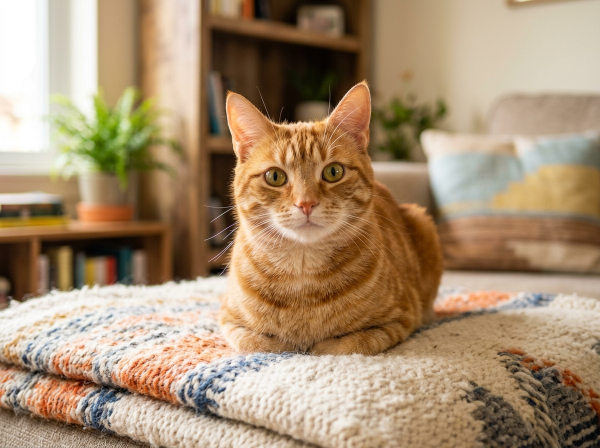
#> input picture assets/cat_1.jpg, 1200 x 896 px (shown at 1/2 size)
$ python concatenacao_imagens.py
#> lines starting #> are read from the running program, lines starting #| are printed output that depends on the picture; after the words box and inside, x2 and y2 are one past the last pixel; in counts of white or black regions, pixels touching at a corner belong together
#!/usr/bin/env python3
# -*- coding: utf-8 -*-
"""
FATEC - Faculdade de Tecnologia
Disciplina: Visão Computacional
Projeto: Concatenação de Imagens com OpenCV e NumPy

Este programa demonstra como manipular e unir duas imagens utilizando técnicas
de redimensionamento com preservação de aspecto (aspect ratio) e concatenação de matrizes:
  1. Concatenação Horizontal (cv2.hconcat) -> Requer que as alturas sejam iguais.
  2. Concatenação Vertical (cv2.vconcat)   -> Requer que as larguras sejam iguais.
"""

import os
import sys
import argparse
from typing import Tuple, Optional
import cv2
import numpy as np

# Configurações padrão
CAMINHO_PADRAO_IMG1 = "assets/cat_1.jpg"
CAMINHO_PADRAO_IMG2 = "assets/cat_2.jpg"
CAMINHO_SAIDA_PADRAO = "assets/resultado_concatenado.jpg"
NOME_JANELA = "Visao Computacional - Concatenacao de Imagens (FATEC-FV)"


def carregar_imagem(caminho: str) -> Optional[np.ndarray]:
    """
    Carrega uma imagem a partir do caminho de arquivo informado.

    Args:
        caminho: Caminho relativo ou absoluto do arquivo de imagem.

    Returns:
        np.ndarray da imagem em formato BGR ou None caso o carregamento falhe.
    """
    if not os.path.exists(caminho):
        print(f"[AVISO] Arquivo não encontrado: '{caminho}'")
        return None

    imagem = cv2.imread(caminho)
    if imagem is None:
        print(f"[ERRO] Não foi possível decodificar o arquivo de imagem: '{caminho}'")
    return imagem


def criar_imagens_demonstracao() -> Tuple[np.ndarray, np.ndarray]:
    """
    Gera duas imagens sintéticas coloridas de demonstração caso nenhum arquivo
    seja encontrado em disco. Útil para testes automatizados e fallback.

    Returns:
        Tupla com (img1, img2) em matrizes NumPy uint8.
    """
    print("[INFO] Gerando imagens sintéticas de demonstração...")

    # Imagem 1: (altura=400, largura=600), com gradiente azul/verde e formas
    img1 = np.zeros((400, 600, 3), dtype=np.uint8)
    for y in range(400):
        for x in range(600):
            img1[y, x] = [int(255 * (x / 600)), int(200 * (y / 400)), 80]
    cv2.putText(img1, "Imagem 1 (400x600)", (40, 200),
                cv2.FONT_HERSHEY_SIMPLEX, 1.0, (255, 255, 255), 2, cv2.LINE_AA)
    cv2.circle(img1, (480, 200), 50, (0, 255, 255), -1)

    # Imagem 2: (altura=500, largura=500), com gradiente vermelho/roxo e formas
    img2 = np.zeros((500, 500, 3), dtype=np.uint8)
    for y in range(500):
        for x in range(500):
            img2[y, x] = [80, int(150 * (1 - y / 500)), int(255 * (x / 500))]
    cv2.putText(img2, "Imagem 2 (500x500)", (30, 250),
                cv2.FONT_HERSHEY_SIMPLEX, 1.0, (255, 255, 255), 2, cv2.LINE_AA)
    cv2.rectangle(img2, (320, 180), (450, 310), (0, 200, 255), -1)

    return img1, img2


def redimensionar_para_mesma_altura(imagem: np.ndarray, altura_alvo: int) -> np.ndarray:
    """
    Redimensiona uma imagem para que ela possua a altura especificada,
    preservando rigorosamente a sua proporção de aspecto (aspect ratio).

    Fórmula:
        fator_escala = altura_alvo / altura_original
        nova_largura = round(largura_original * fator_escala)

    Args:
        imagem: Matriz NumPy da imagem de entrada.
        altura_alvo: Nova altura desejada em pixels.

    Returns:
        Imagem redimensionada com altura igual a altura_alvo.
    """
    altura_orig, largura_orig = imagem.shape[:2]
    if altura_orig == altura_alvo:
        return imagem.copy()

    fator = altura_alvo / float(altura_orig)
    nova_largura = max(1, int(round(largura_orig * fator)))
    return cv2.resize(imagem, (nova_largura, altura_alvo), interpolation=cv2.INTER_AREA if fator < 1.0 else cv2.INTER_LINEAR)


def redimensionar_para_mesma_largura(imagem: np.ndarray, largura_alvo: int) -> np.ndarray:
    """
    Redimensiona uma imagem para que ela possua a largura especificada,
    preservando rigorosamente a sua proporção de aspecto (aspect ratio).

    Fórmula:
        fator_escala = largura_alvo / largura_original
        nova_altura  = round(altura_original * fator_escala)

    Args:
        imagem: Matriz NumPy da imagem de entrada.
        largura_alvo: Nova largura desejada em pixels.

    Returns:
        Imagem redimensionada com largura igual a largura_alvo.
    """
    altura_orig, largura_orig = imagem.shape[:2]
    if largura_orig == largura_alvo:
        return imagem.copy()

    fator = largura_alvo / float(largura_orig)
    nova_altura = max(1, int(round(altura_orig * fator)))
    return cv2.resize(imagem, (largura_alvo, nova_altura), interpolation=cv2.INTER_AREA if fator < 1.0 else cv2.INTER_LINEAR)


def concatenar_horizontal(imagem1: np.ndarray, imagem2: np.ndarray) -> np.ndarray:
    """
    Realiza a concatenação horizontal de duas imagens.
    Para concatenar lado a lado, ambas as matrizes precisam ter a mesma altura (número de linhas).
    A primeira imagem é redimensionada proporcionalmente para a altura da segunda imagem.

    Args:
        imagem1: Primeira imagem (lado esquerdo).
        imagem2: Segunda imagem (lado direito - referência de altura).

    Returns:
        Matriz concatenada com shape (altura2, nova_largura1 + largura2, canais).
    """
    altura2 = imagem2.shape[0]
    img1_redim = redimensionar_para_mesma_altura(imagem1, altura2)
    return cv2.hconcat([img1_redim, imagem2])


def concatenar_vertical(imagem1: np.ndarray, imagem2: np.ndarray) -> np.ndarray:
    """
    Realiza a concatenação vertical de duas imagens.
    Para empilhar imagens verticalmente, ambas as matrizes precisam ter a mesma largura (colunas).
    A primeira imagem é redimensionada proporcionalmente para a largura da segunda imagem.

    Args:
        imagem1: Primeira imagem (topo).
        imagem2: Segunda imagem (base - referência de largura).

    Returns:
        Matriz concatenada com shape (nova_altura1 + altura2, largura2, canais).
    """
    largura2 = imagem2.shape[1]
    img1_redim = redimensionar_para_mesma_largura(imagem1, largura2)
    return cv2.vconcat([img1_redim, imagem2])


def desenhar_rodape_informativo(imagem: np.ndarray, modo_atual: str) -> np.ndarray:
    """
    Desenha uma barra informativa inferior (HUD) com instruções de teclado e modo atual.

    Args:
        imagem: Imagem base para receber o overlay.
        modo_atual: Identificador do modo ("horizontal" ou "vertical").

    Returns:
        Nova imagem contendo a barra de informações.
    """
    saida = imagem.copy()
    h, w = saida.shape[:2]
    altura_barra = 36

    # Cria barra translúcida escura no rodapé
    overlay = saida.copy()
    cv2.rectangle(overlay, (0, h - altura_barra), (w, h), (20, 20, 20), -1)
    cv2.addWeighted(overlay, 0.75, saida, 0.25, 0, saida)

    texto = f"Modo: {modo_atual.upper()}  |  [H] Horizontal  [V] Vertical  [S] Salvar  [Q/ESC] Sair"
    cv2.putText(saida, texto, (15, h - 11), cv2.FONT_HERSHEY_SIMPLEX, 0.55, (255, 255, 255), 1, cv2.LINE_AA)
    return saida


def obter_argumentos() -> argparse.Namespace:
    """Configura e processa os argumentos de linha de comando."""
    parser = argparse.ArgumentParser(
        description="FATEC-FV: Concatenação de Imagens em Visão Computacional com OpenCV"
    )
    parser.add_argument(
        "--img1", "-i1",
        default=CAMINHO_PADRAO_IMG1,
        help=f"Caminho para a primeira imagem (padrão: {CAMINHO_PADRAO_IMG1})"
    )
    parser.add_argument(
        "--img2", "-i2",
        default=CAMINHO_PADRAO_IMG2,
        help=f"Caminho para a segunda imagem (padrão: {CAMINHO_PADRAO_IMG2})"
    )
    parser.add_argument(
        "--modo", "-m",
        choices=["horizontal", "vertical", "ambos"],
        default="horizontal",
        help="Modo de concatenação inicial: 'horizontal' (padrão), 'vertical' ou 'ambos'"
    )
    parser.add_argument(
        "--salvar", "-s",
        action="store_true",
        help="Salva automaticamente o resultado em disco ao executar"
    )
    parser.add_argument(
        "--saida", "-o",
        default=CAMINHO_SAIDA_PADRAO,
        help=f"Caminho de destino do arquivo salvo (padrão: {CAMINHO_SAIDA_PADRAO})"
    )
    parser.add_argument(
        "--sem-janela",
        action="store_true",
        help="Executa em modo não-interativo (sem abrir janela gráfica), ideal para testes em lote"
    )
    return parser.parse_args()


def main():
    """Função principal que orquestra o carregamento, concatenação e interação."""
    args = obter_argumentos()

    print("=" * 68)
    print(" FATEC-FV - Visão Computacional: Concatenação de Imagens")
    print("=" * 68)

    # 1. Carregar imagens do disco
    print(f"[*] Carregando Imagem 1: '{args.img1}'...")
    imagem1 = carregar_imagem(args.img1)
#> in carregar_imagem, imagem is the input picture: shape (896, 1200, 3); mean B, G, R 113.4, 142.3, 167.1

    print(f"[*] Carregando Imagem 2: '{args.img2}'...")
    imagem2 = carregar_imagem(args.img2)
#> call 2 of carregar_imagem, with caminho = 'assets/cat_2.jpg'
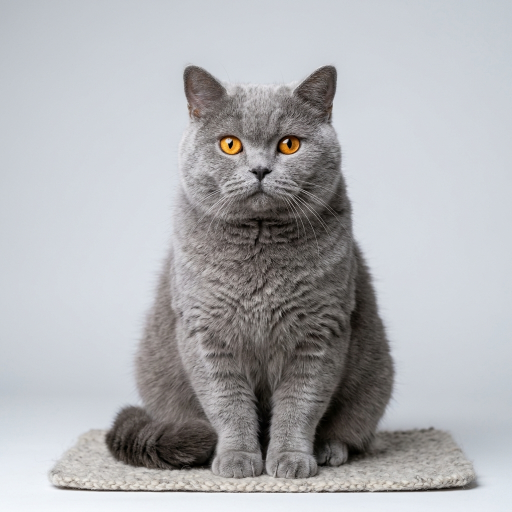
#> input picture assets/cat_2.jpg, 1024 x 1024 px (shown at 1/2 size)
#> in carregar_imagem, imagem is the input picture: shape (1024, 1024, 3); mean B, G, R 179.3, 176.4, 175.5

    # 2. Verificar se as imagens foram carregadas corretamente ou usar fallback
    if imagem1 is None or imagem2 is None:
        print("[!] Não foi possível carregar uma ou ambas as imagens especificadas.")
        print("[!] Utilizando imagens sintéticas de demonstração para continuar.")
        imagem1, imagem2 = criar_imagens_demonstracao()

    # Exibir informações das dimensões originais
    h1, w1 = imagem1.shape[:2]
#> h1 = 896; w1 = 1200
    h2, w2 = imagem2.shape[:2]
#> h2 = 1024; w2 = 1024
    print(f"[OK] Imagem 1 carregada: {w1}x{h1} px (Largura x Altura), {imagem1.shape[2]} canais")
#| [OK] Imagem 1 carregada: 1200x896 px (Largura x Altura), 3 canais
    print(f"[OK] Imagem 2 carregada: {w2}x{h2} px (Largura x Altura), {imagem2.shape[2]} canais")
#| [OK] Imagem 2 carregada: 1024x1024 px (Largura x Altura), 3 canais
    print("-" * 68)

    # Pré-computar ambos os modos
    resultado_horizontal = concatenar_horizontal(imagem1, imagem2)
#> in concatenar_horizontal, `return cv2.hconcat([img1_redim, imagem2])`:
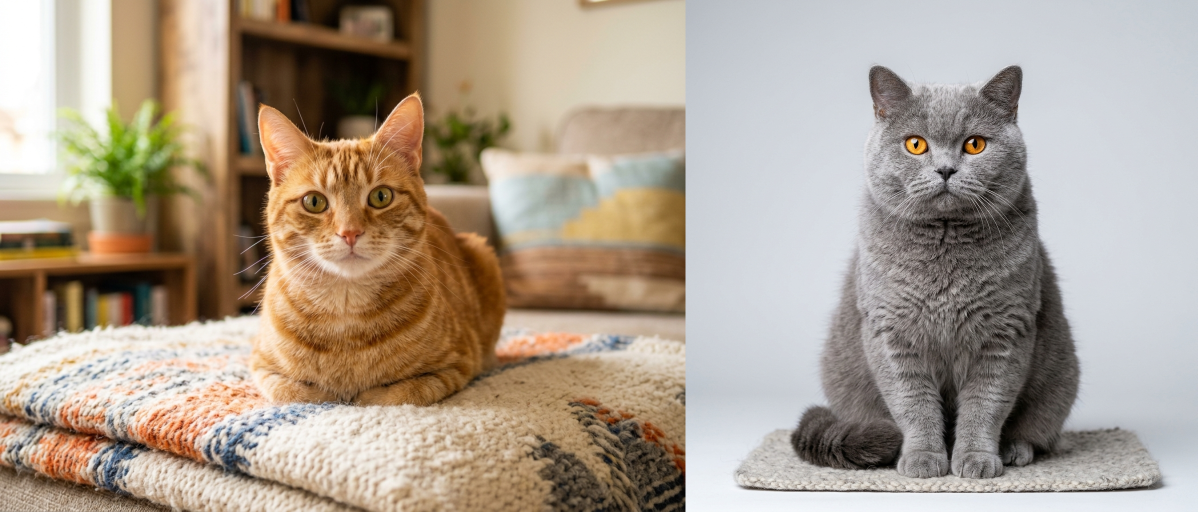
#> returned value: shape (1024, 2395, 3) (shown at 1/2 size); mean of channels 0, 1, 2 141.5, 156.8, 170.6; drawn as B, G, R
    hh, wh = resultado_horizontal.shape[:2]
#> hh = 1024; wh = 2395
    print(f"[*] Concatenação Horizontal gerada: {wh}x{hh} px")
#| [*] Concatenação Horizontal gerada: 2395x1024 px

    resultado_vertical = concatenar_vertical(imagem1, imagem2)
#> in redimensionar_para_mesma_largura, `return cv2.resize(imagem, (largura_alvo, nova_altura), interpolation=c..`:
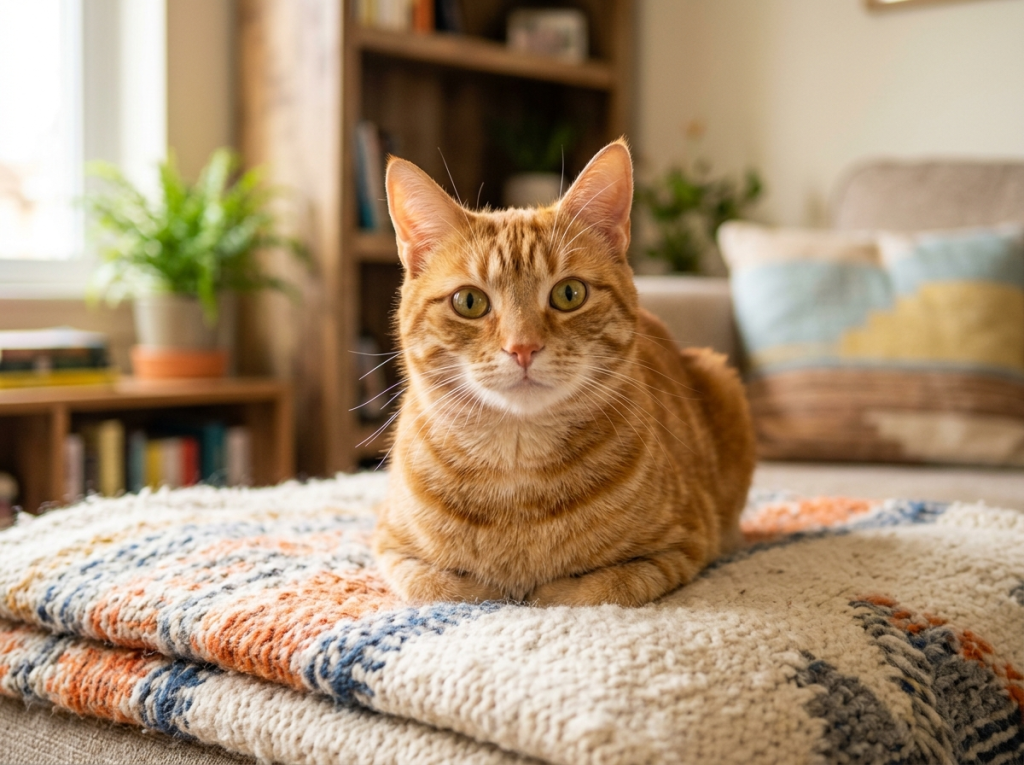
#> returned value: shape (765, 1024, 3); mean of channels 0, 1, 2 113.4, 142.3, 167.1; drawn as B, G, R
#> in concatenar_vertical, `return cv2.vconcat([img1_redim, imagem2])`:
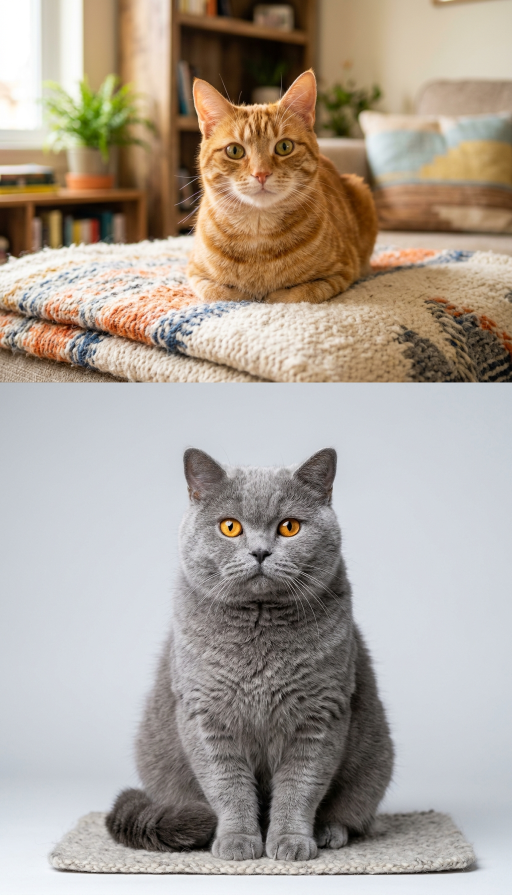
#> returned value: shape (1789, 1024, 3) (shown at 1/2 size); mean of channels 0, 1, 2 151.1, 161.8, 171.9; drawn as B, G, R
    hv, wv = resultado_vertical.shape[:2]
#> hv = 1789; wv = 1024
    print(f"[*] Concatenação Vertical gerada:   {wv}x{hv} px")
#| [*] Concatenação Vertical gerada:   1024x1789 px
    print("-" * 68)

    # Salvar automaticamente caso solicitado via CLI
    if args.salvar:
        caminho_salvar = args.saida
        os.makedirs(os.path.dirname(caminho_salvar) or ".", exist_ok=True)
        img_para_salvar = resultado_horizontal if args.modo != "vertical" else resultado_vertical
        sucesso = cv2.imwrite(caminho_salvar, img_para_salvar)
        if sucesso:
            print(f"[+] Imagem salva com sucesso em: '{caminho_salvar}'")
        else:
            print(f"[ERRO] Falha ao salvar imagem em: '{caminho_salvar}'")

    # Se modo não-interativo, finaliza aqui
    if args.sem_janela:
        print("[*] Execução em modo não-interativo finalizada.")
        return

    # Loop de visualização e interatividade
    modo_atual = "vertical" if args.modo == "vertical" else "horizontal"
    print("\n[Instruções de Teclado]")
    print("  [H]     -> Visualizar Concatenação Horizontal")
    print("  [V]     -> Visualizar Concatenação Vertical")
    print("  [S]     -> Salvar o resultado atual em disco")
    print("  [Q/ESC] -> Encerrar a aplicação\n")

    # Criar janela com propriedade normal para permitir redimensionamento caso a tela seja menor
    cv2.namedWindow(NOME_JANELA, cv2.WINDOW_NORMAL)

    while True:
        if modo_atual == "horizontal":
            # Desenha o rodape informativo na imagem horizontal
            tela = desenhar_rodape_informativo(resultado_horizontal, "horizontal")
#> in desenhar_rodape_informativo, `cv2.rectangle(overlay, (0, h - altura_barra), (w, h), (20, 20, 20), -1)`:
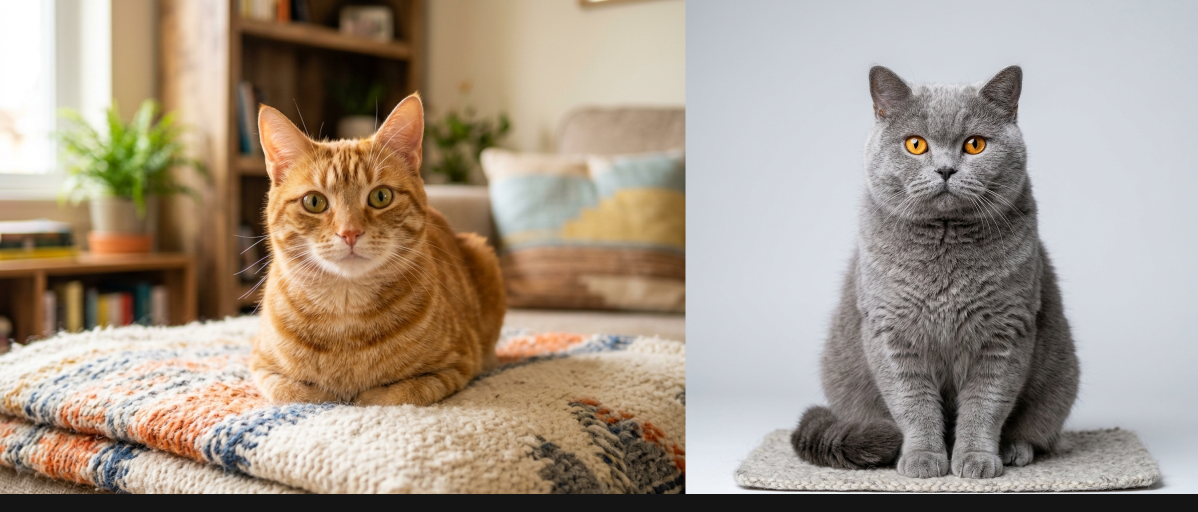
#> overlay: shape (1024, 2395, 3) (shown at 1/2 size); 3.52% of pixels changed, all inside (x1, y1, x2, y2) = (0, 988, 2395, 1024)
#> in desenhar_rodape_informativo, `cv2.putText(saida, texto, (15, h - 11), cv2.FONT_HERSHEY_SIMPLEX, 0.55..`:
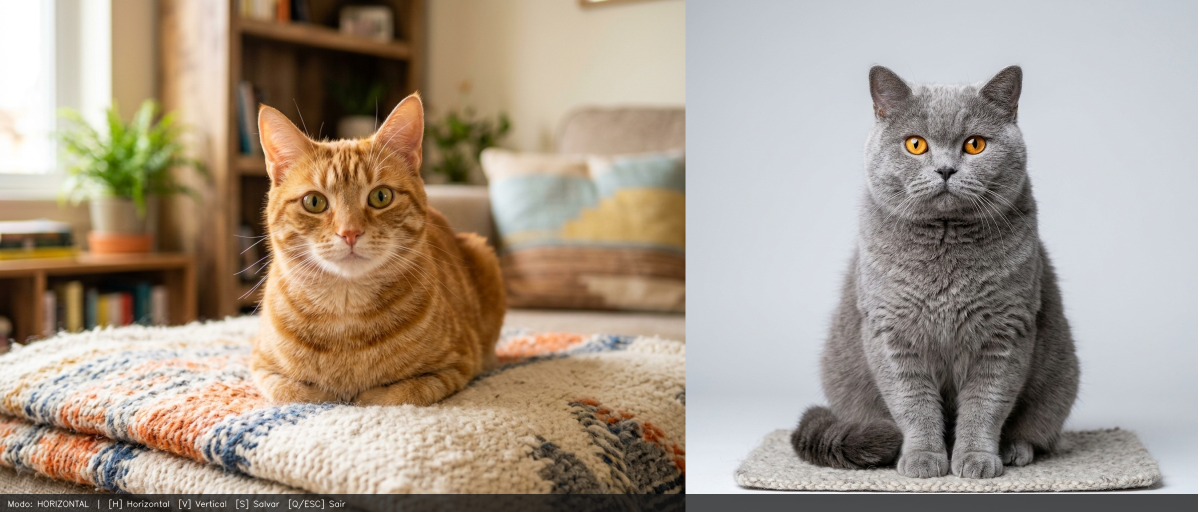
#> saida: shape (1024, 2395, 3) (shown at 1/2 size); mean B, G, R 137.8, 152.8, 166.3
        else:
            # Desenha o rodape informativo na imagem vertical
            tela = desenhar_rodape_informativo(resultado_vertical, "vertical")

        cv2.imshow(NOME_JANELA, tela)
        # Aguarda por 50ms por uma tecla e filtra apenas os 8 bits inferiores (ASCII) para evitar problemas com caracteres estendidos e teclas especiais.
        tecla = cv2.waitKey(50) & 0xFF
#> (key q is pressed here)

        # Sair: 'q', 'Q' ou tecla ESC (27)
        if tecla in [ord('q'), ord('Q'), 27]:
            print("[*] Encerrando aplicativo...")
            break
        # Alternar para Horizontal: 'h' ou 'H'
        elif tecla in [ord('h'), ord('H')]:
            if modo_atual != "horizontal":
                modo_atual = "horizontal"
                print("[*] Modo alterado para: HORIZONTAL")
        # Alternar para Vertical: 'v' ou 'V'
        elif tecla in [ord('v'), ord('V')]:
            if modo_atual != "vertical":
                modo_atual = "vertical"
                print("[*] Modo alterado para: VERTICAL")
        # Salvar: 's' ou 'S'
        elif tecla in [ord('s'), ord('S')]:
            nome_arquivo = f"assets/resultado_{modo_atual}.jpg"
            img_salvar = resultado_horizontal if modo_atual == "horizontal" else resultado_vertical
            cv2.imwrite(nome_arquivo, img_salvar)
            print(f"[+] Imagem ({modo_atual}) salva com sucesso em: '{nome_arquivo}'")

    # Fecha todas as janelas do OpenCV, liberando memória e recursos do sistema operacional
    cv2.destroyAllWindows()


if __name__ == "__main__":
    main()
